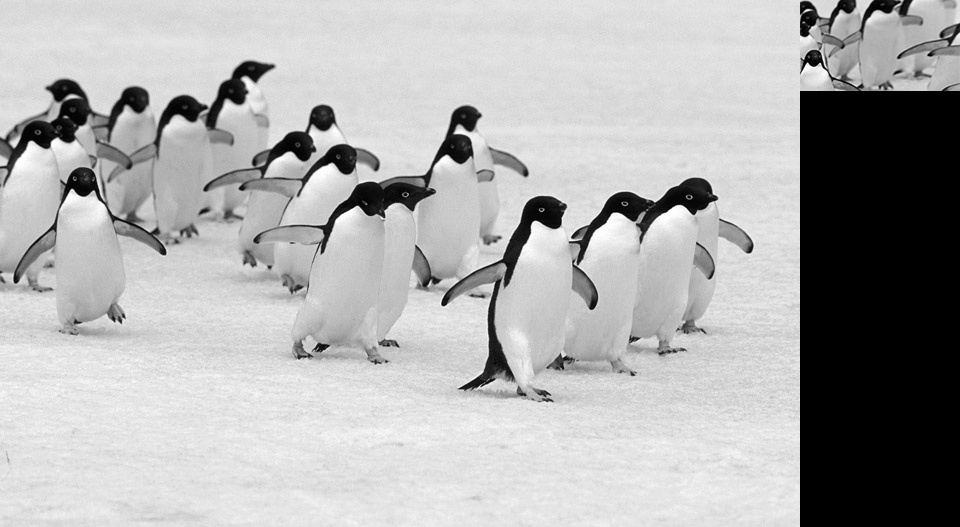
#> input picture Project2/Images/matching1_harris.jpg, 960 x 527 px, given in place of the camera
$ python edges_and_corners.py
#> lines starting #> are read from the running program, lines starting #| are printed output that depends on the picture
"""
Caroline Li
CSC 391 Project 2: Local Feature Extraction, Detection, and Matching
2/4/2019

This script uses the webcam to capture video, extracts edges and corners from each frame
and visualizes these features on each frame.

"""

import numpy as np
import cv2

cap = cv2.VideoCapture(0)

while(True):
    # Capture frame-by-frame
    ret, frame = cap.read()
#> frame is the input picture: shape (527, 960, 3); min 0, max 255, mean 173.5

    # Get edges
    gray = cv2.cvtColor(frame, cv2.COLOR_BGR2GRAY)
    edges = cv2.Canny(gray,75,125)
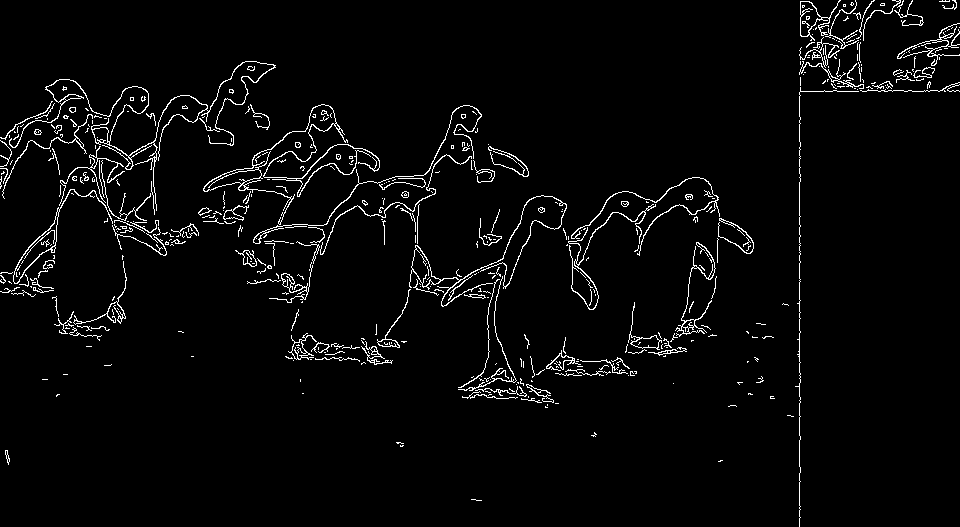
#> edges: shape (527, 960); 3.2% white in thin lines or dots

    # Get corners
    dst = cv2.cornerHarris(gray,2,3,0.08)
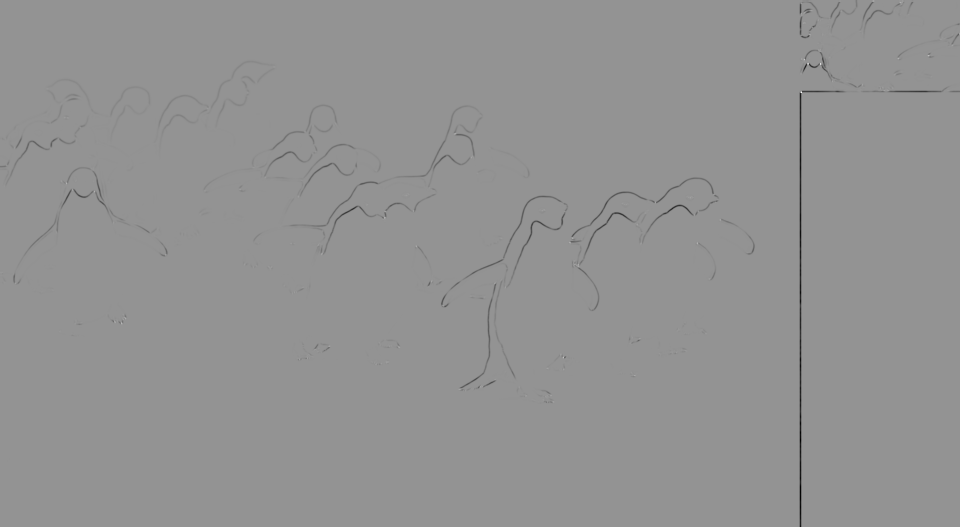
#> dst: shape (527, 960) float32; min -0.0579, max 0.0425, mean -0.000211; drawn with min black and max white
    dst = cv2.dilate(dst,None)

    # Superimpose
    frame[edges>0] = [255,255,255]
    frame[dst>0.01*dst.max()] = [0,0,255]
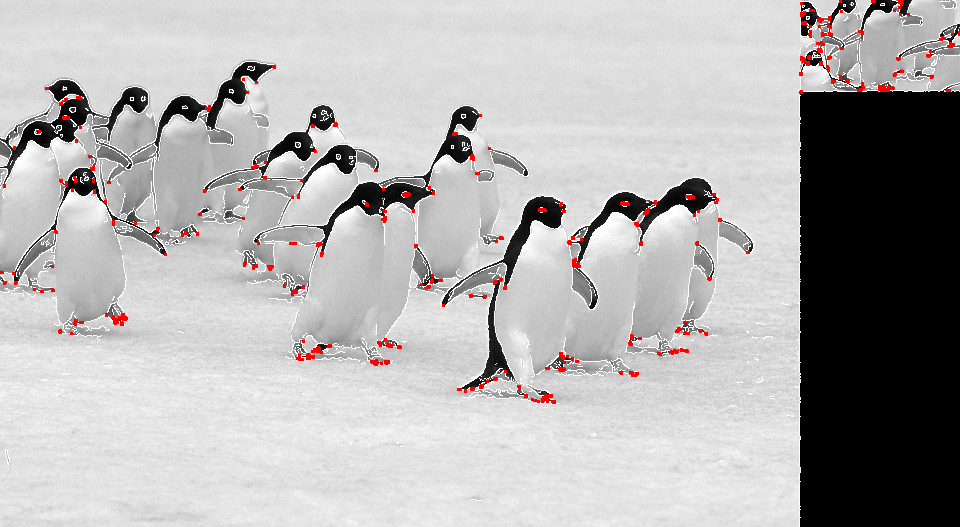
#> frame: shape (527, 960, 3); mean B, G, R 175.9, 175.9, 178


    # Display the resulting frames
    cv2.imshow('frame',frame)
    if cv2.waitKey(1) & 0xFF == ord('q'):
#> (key q is pressed here)
        break

# When everything done, release the capture
cap.release()
cv2.destroyAllWindows()
